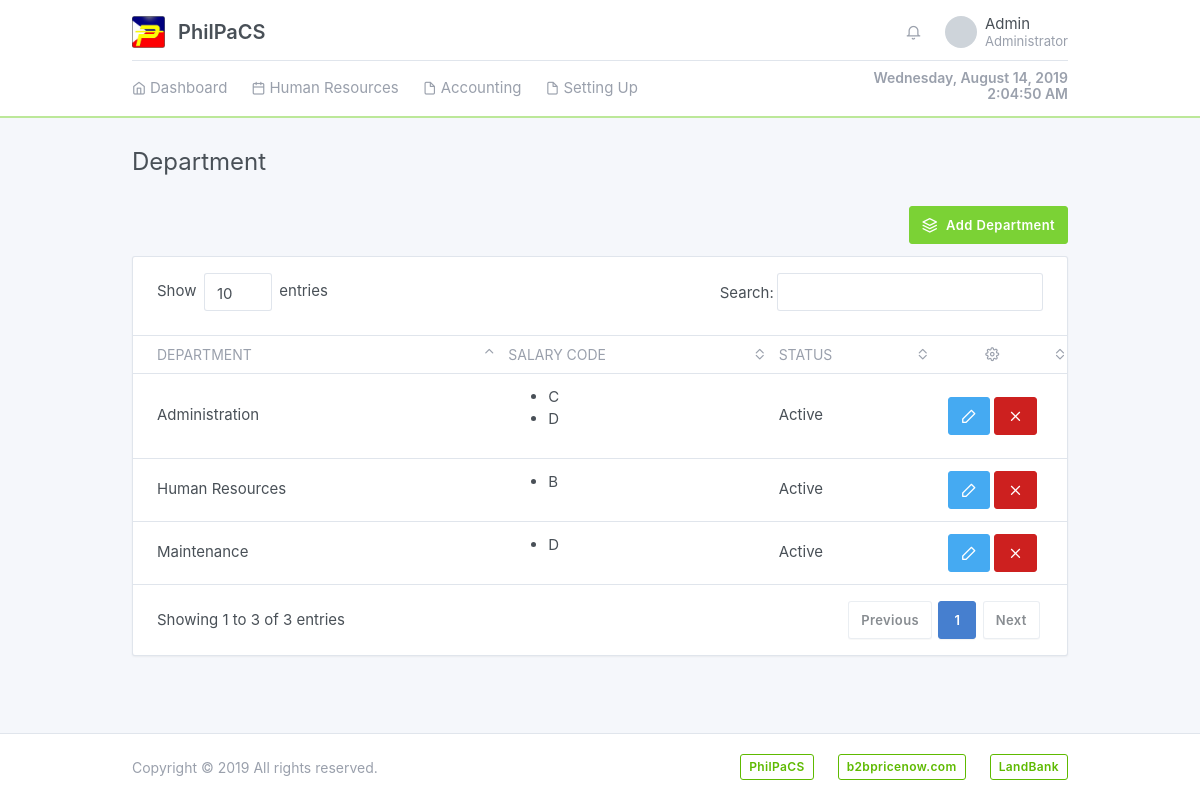
Screenshot of /system/department.php (signed in) with the database file from the repository.
### tables this page shows
CREATE TABLE `departmenttbl` (
  `departmentID` int(11) NOT NULL AUTO_INCREMENT,
  `salaryCodeID` int(11) NOT NULL,
  `departmentName` varchar(50) NOT NULL,
  `status` tinyint(1) NOT NULL,
  PRIMARY KEY (`departmentID`)
);

CREATE TABLE `salarycodetbl` (
  `salaryCodeID` int(11) NOT NULL AUTO_INCREMENT,
  `salaryCode` varchar(1) NOT NULL,
  `description` mediumtext,
  `basicSalary` double(10,2) NOT NULL,
  `status` tinyint(1) NOT NULL,
  PRIMARY KEY (`salaryCodeID`)
);

### models/Config.php (called while the page is built, shortened)
<?php
require_once 'Database.php';
class Config extends Database {
	protected $conn;
	public function __construct() {
		$database = new Database();
		$this->conn = $database->db_connection();
	}
	public function runQuery($sql) {
		$stmt = $this->conn->prepare($sql);
		return $stmt;
	}
}

### models/Database.php (called while the page is built, shortened)
<?php
class Database {
	private $host = "localhost";
	private $dbname = "philpacs";
	private $username = "root";
	private $password = "";
	public function db_connection(){
		try {
			$this->conn = new PDO("mysql:host=" . $this->host . ";dbname=" . $this->dbname, $this->username, $this->password);
			$this->conn->setAttribute(PDO::ATTR_ERRMODE, PDO::ERRMODE_EXCEPTION);
			return $this->conn;
		} catch (PDOException $e) {
			echo "Connection Error: " . $e->getMessage();
		}
	}
}

### system/department.php (the view, shortened to what this page needs)
<?php
    require_once '../models/Config.php';
    $config = new Config();
?>
<!DOCTYPE html>
<html lang="en" dir="ltr">
  <head>
    <?php include '../includes/plugins.php'; ?>
    <link rel="stylesheet" type="text/css" href="../assets/css/style.css" />
  </head>
  <body class="">
        <div class="page">
          <div class="flex-fill">
            <?php include '../includes/header.php'; ?>
            <div class="my-3 my-md-5">
              <div class="container">
                  <div class="page-header">
                    <h1 class="page-title">
                      Department
                    </h1>
                  </div>
                  <button type="button" class="float-right btn btn-lime mb-3"  data-toggle="modal" data-target="#addDepartmentModal"><i class="fe fe-layers mr-2"></i>Add Department</button>
                  <div class="clearfix"></div>
                  <div class="row row-cards">
                    <div class="col-lg-12">
                      <div class="card">
                        <div class="dimmer active">
                          <div id='archive-dimmer-content'>
                          <div class="table-responsive">
                            <table class="table table-hover card-table table-vcenter text-nowrap datatable" id="departmentTable">
                              <thead>
                                <tr>
                                  <th>Department</th>
                                  <th>Salary Code</th>
                                  <th>Status</th>
                                  <th class="w-1 text-center"><i class="fe fe-settings"></i></th>
                                </tr>
                              </thead>
                              <tbody>
                                  <?php
                                      $stmt = $config->runQuery("SELECT departmenttbl.departmentID, departmenttbl.departmentName,
                                                                    IF (departmenttbl.status = 1, 'Active', 'Archived') as status,
                                                                    salarycodetbl.salaryCode, salarycodetbl.salaryCodeID
                                                                 FROM departmenttbl
                                                                 INNER JOIN salarycodetbl ON departmenttbl.salaryCodeID = salarycodetbl.salaryCodeID
                                                                 GROUP BY departmenttbl.departmentName");
                                      $stmt->execute();
                                      while ($row = $stmt->fetch(PDO::FETCH_ASSOC)) {
                                          $department_id = $row['departmentID'];
                                          $department_name = $row['departmentName'];
                                          $status = $row['status'];
                                          ?>
                                          <tr>
                                              <td><?=$department_name;?></td>
                                              <td>
                                                <ul>
                                                  <?php
                                                    $loop = $config->runQuery("SELECT salarycodetbl.salaryCode AS salaryCodes
                                                                              FROM departmenttbl
                                                                              INNER JOIN salarycodetbl ON departmenttbl.salaryCodeID=salarycodetbl.salaryCodeID
                                                                              WHERE departmenttbl.departmentName=:departmentName
                                                                              ORDER BY salarycodetbl.salaryCode");
                                                    $loop->execute(array(":departmentName" => $department_name));
                                                    while ($result = $loop->fetch(PDO::FETCH_ASSOC)) {
                                                      ?>
                                                      <li><?=$result['salaryCodes'];?></li>
                                                      <?php
                                                    }
                                                  ?>
                                                </ul>
                                              </td>
                                              <td><?=$status;?></td>
                                              <td class="text-center">
                                                <?php if ($status == 'Active') { ?>
                                                  <button type="button" data-toggle="modal" data-target="#updateDepartmentModal" class="btn btn-info updateDepartmentBtnModal" data-id="<?=$department_id;?>" data-name="<?=$department_name;?>">
                                                      <i class="fe fe-edit-2"></i>
                                                  </button>
                                                  <button type="button" class="btn btn-danger archiveDepartmentBtn" data-id="<?=$department_id;?>" data-name="<?=$department_name;?>">
                                                      <i class="fe fe-x"></i>
                                                  </button>
                                                <?php } ?>
                                              </td>
                                          </tr>
                                          <?php
                                      }
                                  ?>
                              </tbody>
                            </table>
                          </div>
                        </div>
                      </div>
                    </div>
                  </div>
              </div>
            </div>
          </div>
        </div>
        <?php include '../includes/footer.php'; ?>
  </body>
</html>

### rows the page displays
departmenttbl: departmentName "Administration", status "Active"
salarycodetbl: salaryCode "C"
salarycodetbl: salaryCode "D"
departmenttbl: departmentName "Human Resources", status "Active"
salarycodetbl: salaryCode "B"
departmenttbl: departmentName "Maintenance", status "Active"

### other values shown
$display['username'] "Admin"
$display['accountType'] "Administrator"
